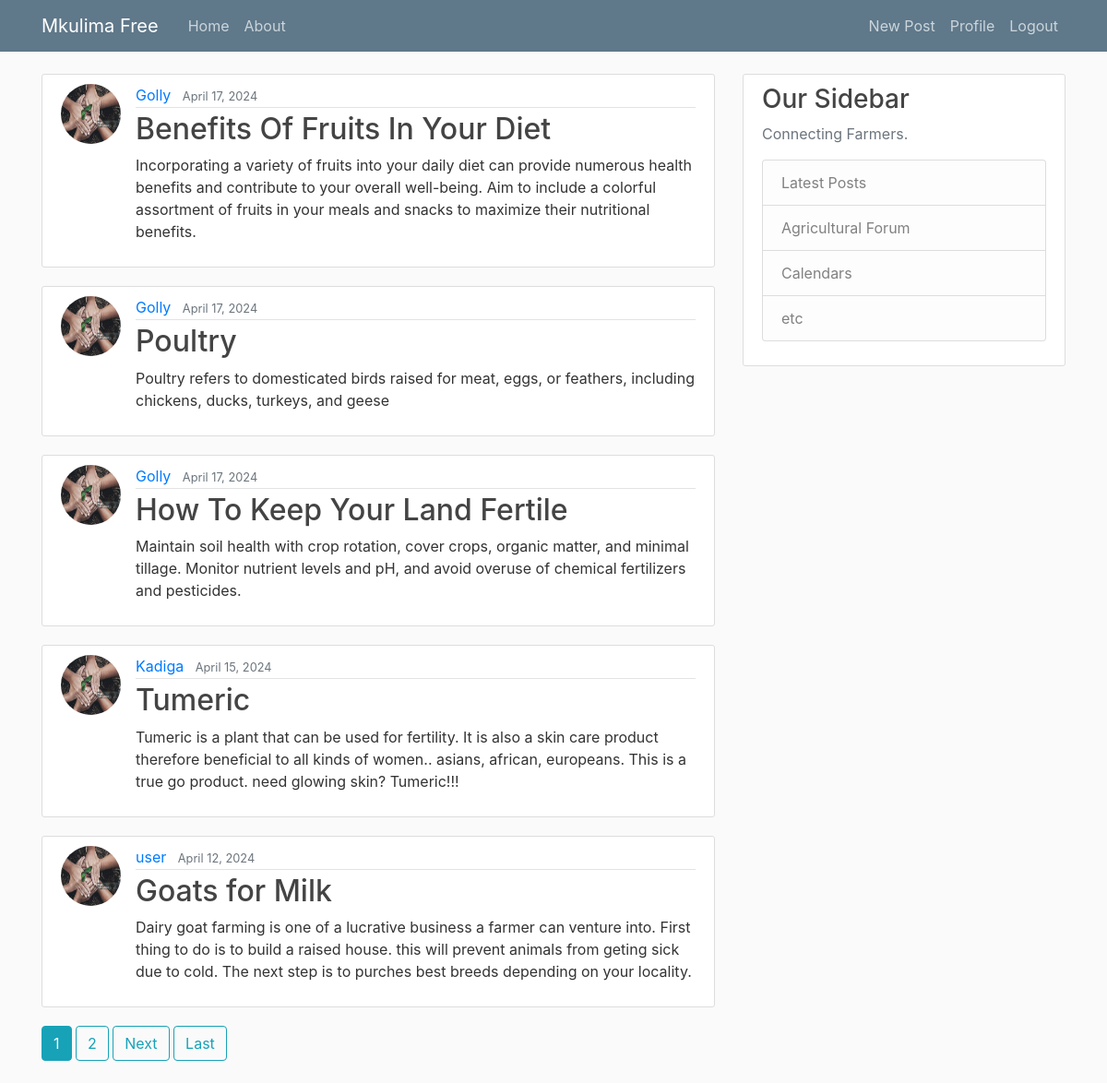
Screenshot of / (signed in) with the database file from the repository.
### blog/models.py (models this page shows, shortened)
class Post(models.Model):
    title = models.CharField(max_length=100)
    content = models.TextField()
    date_posted = models.DateTimeField(default=timezone.now)
    author = models.ForeignKey(User, on_delete=models.CASCADE, related_name='blog_posts')

### users/models.py (models this page shows, shortened)
class Profile(models.Model):
    user = models.OneToOneField(User, on_delete=models.CASCADE)
    image = models.ImageField(default='default.jpg', upload_to='profile_pics')

### blog/views.py (the view)
# urls.py: path('', PostListView.as_view(), name='blog-home'),
class PostListView(ListView):
    model = Post
    template_name = 'blog/home.html'
    context_object_name = 'posts'
    ordering = ['-date_posted']
    paginate_by = 5

### blog/templates/blog/home.html (shortened to what this page needs)
{% extends "blog/base.html" %}
{% block content %}
    {% for post in posts %}
        <article class="media content-section">
          <img class="rounded-circle article-img" src="{{ post.author.profile.image.url }}">
          <div class="media-body">
            <div class="article-metadata">
              <a class="mr-2" href="{% url 'user-posts' post.author.username %}">{{ post.author }}</a>
              <small class="text-muted">{{ post.date_posted|date:"F d, Y" }}</small>
            </div>
            <h2><a class="article-title" href="{% url 'post-detail' post.id %}">{{ post.title }}</a></h2>
            <p class="article-content">{{ post.content }}</p>
          </div>
        </article>
    {% endfor %}
    {% if is_paginated %}
      {% for num in page_obj.paginator.page_range %}
        {% if page_obj.number == num %}
          <a class="btn btn-info mb-4" href="?page={{ num }}">{{ num }}</a>
        {% elif num > page_obj.number|add:'-3' and num < page_obj.number|add:'3' %}
          <a class="btn btn-outline-info mb-4" href="?page={{ num }}">{{ num }}</a>
        {% endif %}
      {% endfor %}
      {% if page_obj.has_next %}
        <a class="btn btn-outline-info mb-4" href="?page={{ page_obj.next_page_number }}">Next</a>
        <a class="btn btn-outline-info mb-4" href="?page={{ page_obj.paginator.num_pages }}">Last</a>
      {% endif %}
    {% endif %}
{% endblock content %}

### blog/static/blog/main.css (style rules this page uses)
body { background: #fafafa; color: #333333; margin-top: 5rem; }
h1, h2, h3, h4, h5, h6 { color: #444444; }
.content-section { background: #ffffff; padding: 10px 20px; border: 1px solid #dddddd; border-radius: 3px; margin-bottom: 20px; }
.article-title { color: #444444; }
.article-content { white-space: pre-line; }
.article-img { height: 65px; width: 65px; margin-right: 16px; }
.article-metadata { padding-bottom: 1px; margin-bottom: 4px; border-bottom: 1px solid #e3e3e3 }

### rows the page displays
Post: author.profile.image (placeholder picture), author "Golly", date_posted "April 17, 2024", title "Benefits Of Fruits In Your Diet", content "Incorporating a variety of fruits into your daily diet can provide numerous health benefits and contribute to your overall well-being. Aim to include a colorful assortment of fruits in your meals and snacks to maximize their nutritional benefits."
Post: author.profile.image (placeholder picture), author "Golly", date_posted "April 17, 2024", title "Poultry", content "Poultry refers to domesticated birds raised for meat, eggs, or feathers, including chickens, ducks, turkeys, and geese"
Post: author.profile.image (placeholder picture), author "Golly", date_posted "April 17, 2024", title "How To Keep Your Land Fertile", content "Maintain soil health with crop rotation, cover crops, organic matter, and minimal tillage. Monitor nutrient levels and pH, and avoid overuse of chemical fertilizers and pesticides."
Post: author.profile.image (placeholder picture), author "Kadiga", date_posted "April 15, 2024", title "Tumeric", content "Tumeric is a plant that can be used for fertility. It is also a skin care product therefore beneficial to all kinds of women.. asians, african, europeans. This is a true go product. need glowing skin? Tumeric!!!"
Post: author.profile.image (placeholder picture), author "user", date_posted "April 12, 2024", title "Goats for Milk", content "Dairy goat farming is one of a lucrative business a farmer can venture into. First thing to do is to build a raised house. this will prevent animals from geting sick due to cold. The next step is to purches best breeds depending on your locality."

### other values shown
{{ num }} "1"
{{ num }} "2"
